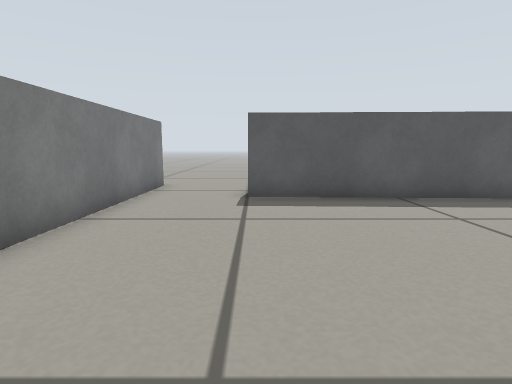
View 1 (above)

14 first-person views from a walk through a robot-simulator world made for Gazebo. The camera is 0.32 m above the floor, tilts 8° down and sees 80° across. The floor is counted in squares, 0.25 m on a side. Each view is taken from the middle of a square. On the plan, view 1 faces up. The plan holds only what a view shows up to about 13 squares ahead; the rest is blank.

View 2
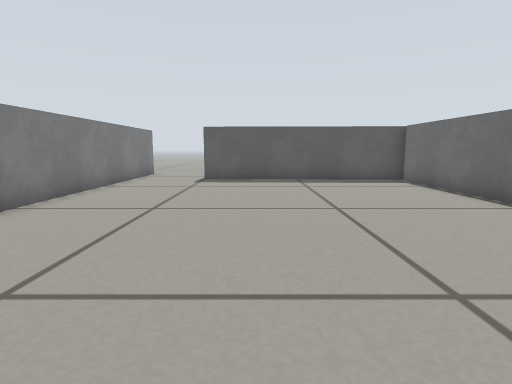

View 3
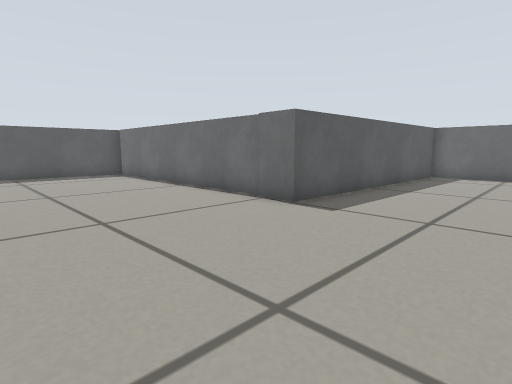

View 4
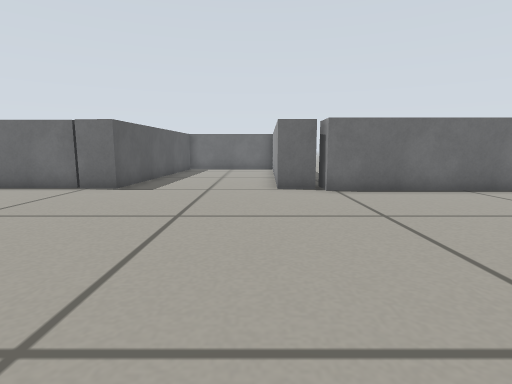

View 5
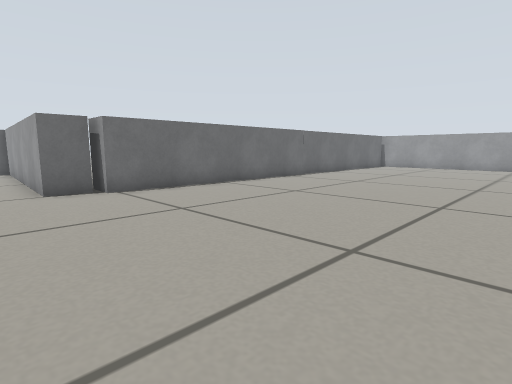

View 6
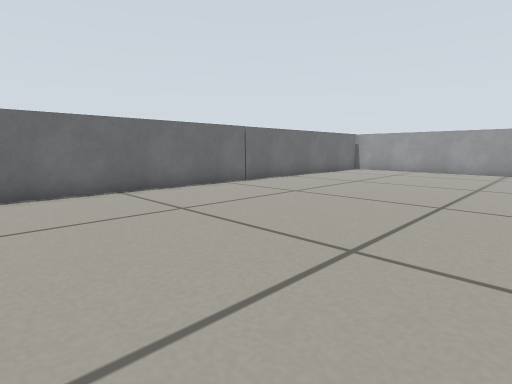

View 7
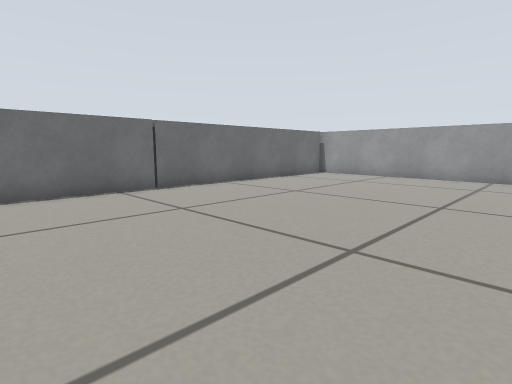

View 8
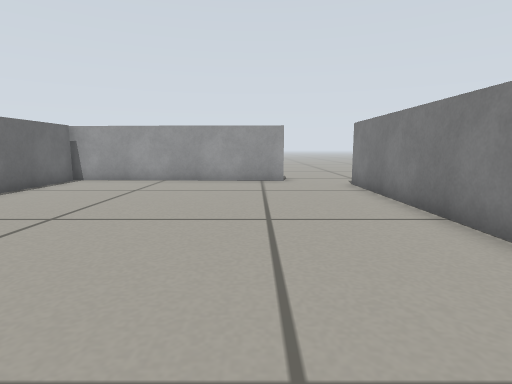

View 9
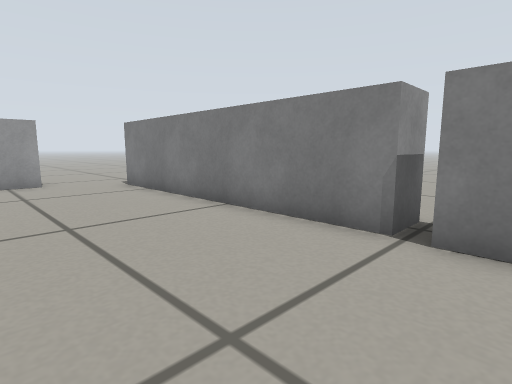

View 10
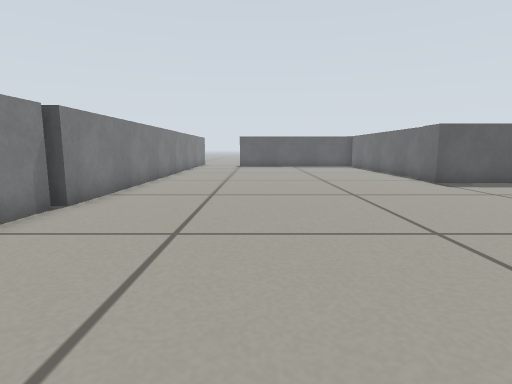

View 11
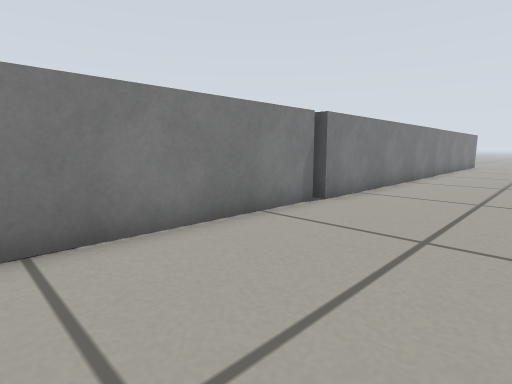

View 12
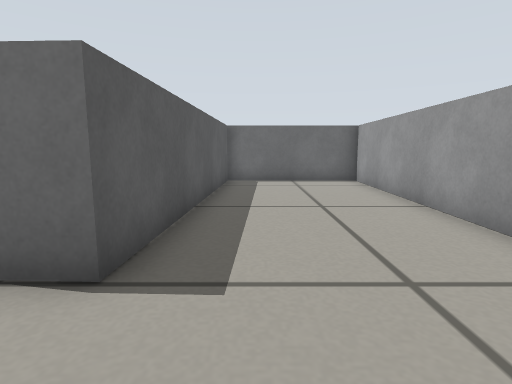

View 13
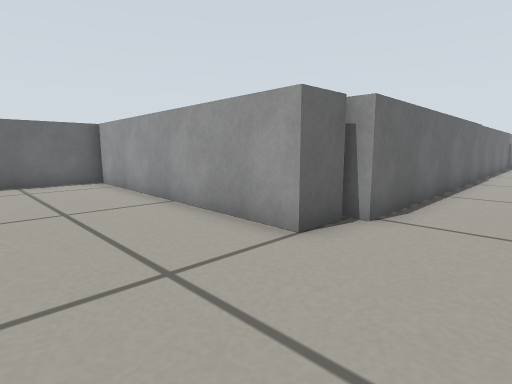

View 14
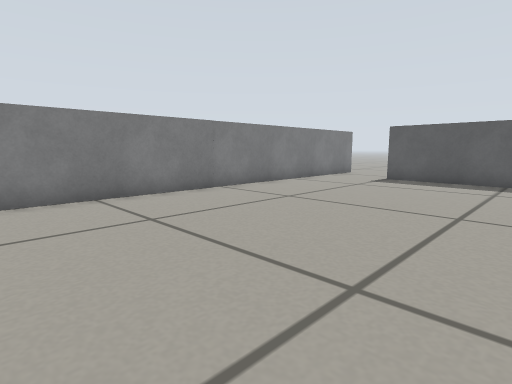

### Floor plan
Points are (right, up) in squares from view 1. A wall is a line through its corners. A room is listed if a view was taken in it or the views show most of it. See-through windows are left out.
Room 1 (views 1, 2, 3, 4, 5, 6, 7, 8, 9, 10, 11, 12, 13, 14)
walls: (7.5, -10) (7.6, -8.7) (17.4, -9.1) (17.4, -3.9) (7.8, -3.5) (8.2, 7.5); (-3.4, -8.5) (-3.4, -14.7); (-3.4, -17.2) (-3.4, -18.1); (-3.4, -18.7) (-3.4, -28.2); (7.3, -24.2) (7.3, -10.2) (8.6, -10.2); (8.3, 7.8) (-0.2, 8.1); (-1.1, -29.3) (7.6, -29.6); (7.3, -29.4) (7.3, -25.7); (-3.4, 9.6) (-3.4, -8.3)
ways out: opening at (-1.5, 8.5)

Positions as (right, up) in squares from view 1, and headings:
1: (0, 0), facing up
2: (2, -5), facing up
3: (2, -8), facing up-right
4: (-2, -8), facing right
5: (-2, -7), facing down-right
6: (-2, -11), facing down-right
7: (-2, -15), facing down-right
8: (0, -17), facing down
9: (1, -17), facing down-left
10: (1, -15), facing up
11: (1, -15), facing up-left
12: (5, -5), facing right
13: (5, -5), facing down-right
14: (5, -5), facing up-left
